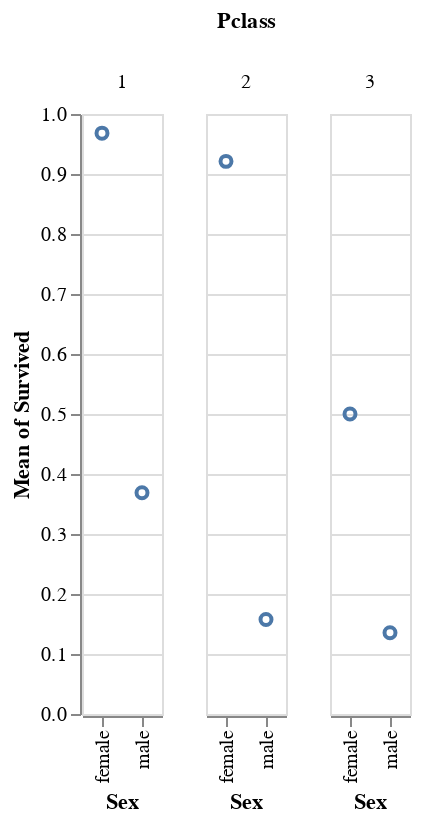

Source (notebook cell):
### Markdown cell above
## Marks (3/6)

This one was in the definition! *Data are represented by marks*

Getting acquainted is best done by showing some examples.

**Mark point**: data are represented by points

### Code cell
alt.Chart(titanic).mark_point().encode(
    x='Sex',
    y='mean(Survived)',
    column='Pclass'
)

### Figure 1 — Vega-Lite specification as saved in the notebook (floating-point values rounded to 4 significant figures; data arrays with more than 128 entries replaced by an {"elided": "..."} marker saying what was removed)
{"config": {"view": {"continuousWidth": 400, "continuousHeight": 300}}, "data": {"name": "data-93290830beea3a875eeab316df346c54"}, "mark": "point", "encoding": {"column": {"type": "quantitative", "field": "Pclass"}, "x": {"type": "nominal", "field": "Sex"}, "y": {"type": "quantitative", "aggregate": "mean", "field": "Survived"}}, "$schema": "https://vega.github.io/schema/vega-lite/v4.8.1.json", "datasets": {"data-93290830beea3a875eeab316df346c54": {"elided": "891 records"}}}
